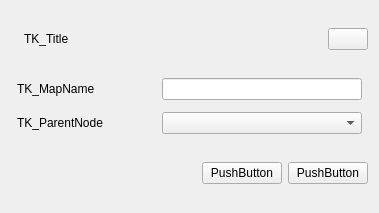
<?xml version="1.0" encoding="UTF-8"?>
<ui version="4.0">
 <class>GisAddMapNodeDialog</class>
 <widget class="QWidget" name="GisAddMapNodeDialog">
  <property name="geometry">
   <rect>
    <x>0</x>
    <y>0</y>
    <width>379</width>
    <height>213</height>
   </rect>
  </property>
  <property name="windowTitle">
   <string>Form</string>
  </property>
  <layout class="QVBoxLayout" name="verticalLayout_2" stretch="0,1,0">
   <property name="topMargin">
    <number>6</number>
   </property>
   <property name="bottomMargin">
    <number>6</number>
   </property>
   <item>
    <layout class="QHBoxLayout" name="horizontalLayout_4">
     <item>
      <widget class="QLabel" name="labelIcon">
       <property name="text">
        <string/>
       </property>
       <property name="pixmap">
        <pixmap resource="../../../qrc/images_default.qrc">:/images/default/map/addGIS_16.png</pixmap>
       </property>
      </widget>
     </item>
     <item>
      <widget class="QLabel" name="labelTitle">
       <property name="text">
        <string notr="true">TK_Title</string>
       </property>
      </widget>
     </item>
     <item>
      <spacer name="horizontalSpacer_2">
       <property name="orientation">
        <enum>Qt::Horizontal</enum>
       </property>
       <property name="sizeHint" stdset="0">
        <size>
         <width>40</width>
         <height>20</height>
        </size>
       </property>
      </spacer>
     </item>
     <item>
      <widget class="QPushButton" name="pushButtonClose">
       <property name="text">
        <string/>
       </property>
       <property name="icon">
        <iconset resource="../../../qrc/images_default.qrc">
         <normaloff>:/images/default/servermanager/delete_16.png</normaloff>:/images/default/servermanager/delete_16.png</iconset>
       </property>
      </widget>
     </item>
    </layout>
   </item>
   <item>
    <layout class="QVBoxLayout" name="verticalLayout">
     <property name="spacing">
      <number>12</number>
     </property>
     <property name="leftMargin">
      <number>6</number>
     </property>
     <property name="rightMargin">
      <number>6</number>
     </property>
     <item>
      <layout class="QHBoxLayout" name="horizontalLayout" stretch="0,1">
       <property name="spacing">
        <number>6</number>
       </property>
       <item>
        <widget class="QLabel" name="label">
         <property name="text">
          <string>TK_MapName</string>
         </property>
        </widget>
       </item>
       <item>
        <widget class="QLineEdit" name="lineEditName">
         <property name="minimumSize">
          <size>
           <width>200</width>
           <height>0</height>
          </size>
         </property>
         <property name="maximumSize">
          <size>
           <width>200</width>
           <height>16777215</height>
          </size>
         </property>
        </widget>
       </item>
      </layout>
     </item>
     <item>
      <layout class="QHBoxLayout" name="horizontalLayout_2" stretch="0,1">
       <property name="spacing">
        <number>6</number>
       </property>
       <item>
        <widget class="QLabel" name="label_2">
         <property name="text">
          <string>TK_ParentNode</string>
         </property>
        </widget>
       </item>
       <item>
        <widget class="QComboBox" name="comboBoxMapTree">
         <property name="minimumSize">
          <size>
           <width>200</width>
           <height>0</height>
          </size>
         </property>
         <property name="maximumSize">
          <size>
           <width>200</width>
           <height>16777215</height>
          </size>
         </property>
        </widget>
       </item>
      </layout>
     </item>
    </layout>
   </item>
   <item>
    <layout class="QHBoxLayout" name="horizontalLayout_3">
     <item>
      <spacer name="horizontalSpacer">
       <property name="orientation">
        <enum>Qt::Horizontal</enum>
       </property>
       <property name="sizeHint" stdset="0">
        <size>
         <width>40</width>
         <height>20</height>
        </size>
       </property>
      </spacer>
     </item>
     <item>
      <widget class="QPushButton" name="pushButtonConfirm">
       <property name="minimumSize">
        <size>
         <width>80</width>
         <height>0</height>
        </size>
       </property>
       <property name="text">
        <string notr="true">PushButton</string>
       </property>
      </widget>
     </item>
     <item>
      <widget class="QPushButton" name="pushButtonCancel">
       <property name="minimumSize">
        <size>
         <width>80</width>
         <height>0</height>
        </size>
       </property>
       <property name="text">
        <string notr="true">PushButton</string>
       </property>
      </widget>
     </item>
    </layout>
   </item>
  </layout>
 </widget>
 <resources>
  <include location="../../../qrc/images_default.qrc"/>
 </resources>
 <connections/>
</ui>
